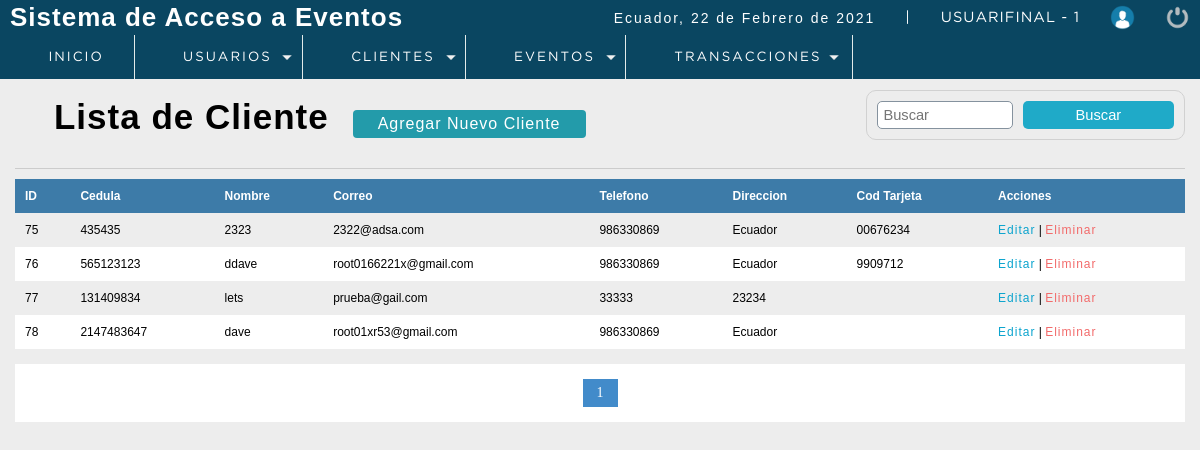
/P_seminarios/sistema/lista_clientes.php (signed in), run on an earlier commit of the app's database.
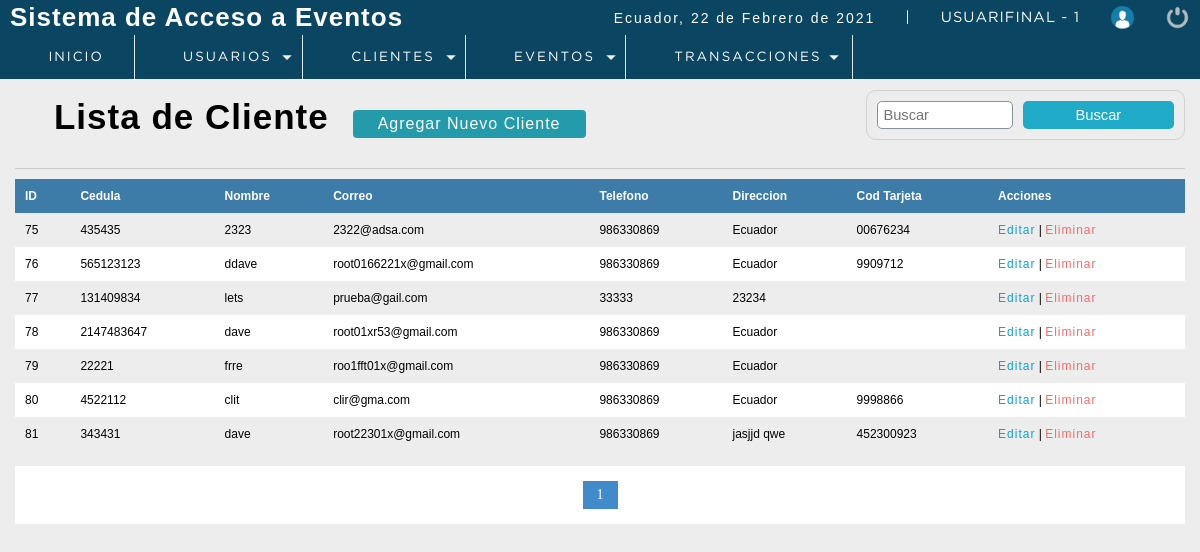
And on a later commit of the database.
### tables this page shows
CREATE TABLE `cliente` (
  `idcliente` int(11) NOT NULL,
  `cedula` int(11) DEFAULT NULL,
  `nombre` varchar(80) DEFAULT NULL,
  `apellidos` varchar(80) NOT NULL,
  `Correo` varchar(80) DEFAULT NULL,
  `telefono` int(11) DEFAULT NULL,
  `direccion` text DEFAULT NULL,
  `dateAdd` datetime NOT NULL DEFAULT current_timestamp(),
  `usuario_id` int(11) NOT NULL,
  `status` int(11) NOT NULL DEFAULT 1,
  `cod_tarjeta` varchar(20) NOT NULL
);

### P_seminarios/sistema/includes/functions.php (called while the page is built, shortened)
<?php
	function fechaC(){
		$mes = array("","Enero",
					  "Febrero",
					  "Marzo",
					  "Abril",
					  "Mayo",
					  "Junio",
					  "Julio",
					  "Agosto",
					  "Septiembre",
					  "Octubre",
					  "Noviembre",
					  "Diciembre");
		return date('d')." de ". $mes[date('n')] . " de " . date('Y');
	}
 ?>

### P_seminarios/sistema/lista_clientes.php (the view, shortened to what this page needs)
<?php
 include "../conection.php";
?>
<!DOCTYPE html>
<html lang="en">
<head>
	<?php include "includes/scripts.php"?>
</head>
<body>
 <?php include "includes/header.php"?>
	<section id="container">
		<h1><i class="fas fa-list-alt"></i> Lista de Cliente</h1>
        <a href="registro_cliente.php" class="btn_new">Agregar Nuevo Cliente</a>
    <form action="buscar_cliente.php" method="get" class="form_search">
        <input type="text" name="busqueda" id="busqueda" placeholder="Buscar">
        <input type="submit" value="Buscar" class="btn_search" >
    </form>
    <hr>
        <table>
            <tr>
                <th>ID</th>
                <th>Cedula</th>
                <th>Nombre</th>
                <th>Correo</th>
                <th>Telefono</th>
                <th>Direccion</th>
                <th>Cod Tarjeta</th>
                <th>Acciones</th>
            </tr>
            <?php
           $sql_registre = mysqli_query($conection,"SELECT COUNT(*) AS total_registro FROM cliente WHERE Status =1");
           $result_registre = mysqli_fetch_array($sql_registre);
           $total_resgistros = $result_registre['total_registro'];
           $por_pagina = 8;
           if (empty($_GET['pagina'])) {
               $pagina =1;
           }
           else {
               $pagina = $_GET['pagina'];
           }
           $desde = ($pagina - 1) * $por_pagina;
           $total_paginas = ceil($total_resgistros / $por_pagina);
           $query = mysqli_query($conection,"SELECT * FROM cliente  WHERE status = 1
                                                                    ORDER BY idcliente ASC LIMIT $desde, $por_pagina");
           $result = mysqli_num_rows($query);
           if ($result > 0) {
               while ($data = mysqli_fetch_array($query)) {
           ?>
            <tr>
                <td><?php echo $data["idcliente"];?></td>
                <td><?php echo $data["cedula"];?></td>
                <td><?php echo $data["nombre"];?></td>
                <td><?php echo $data["Correo"];?></td>
                <td><?php echo $data["telefono"];?></td>
                <td><?php echo $data["direccion"];?></td>
                <td><?php echo $data["cod_tarjeta"];?></td>
                <td>
                    <a class="link_edit" href="editar_cliente.php?id=<?php echo $data["idcliente"];?>">Editar</a>
                   <?php if ($_SESSION['rol']==1 || $_SESSION['rol']==2) {
                     ?>
                     |
                    <a class="link_delete" href="eliminar_cliente.php?id=<?php echo $data["idcliente"];?>">Eliminar</a>
                    <?php } ?>
                </td>
            </tr>
                <?php
               }
           }
            ?>
        </table>
        <div class="paginador">
                    <ul>
                    <?php
                    for ($i=1; $i <= $total_paginas; $i++) {
                        if ($i == $pagina) {
                            echo '<li class="pageSelected">'.$i.'</li>';
                        }
                        else {
                            echo '<li><a href="?pagina='.$i.'">'.$i.'</a></li>';
                        }
                    }
                    ?>
                    </ul>
                </div>
	</section>
</body>
</html>

### P_seminarios/sistema/includes/scripts.php (shortened to what this page needs)
<link rel="stylesheet" type="text/css" href="css/style.css">
<?php include "functions.php"?>

### P_seminarios/sistema/includes/header.php (shortened to what this page needs)
<header>
		<div class="header">
			<h1>Sistema de Acceso a Eventos</h1>
			<div class="optionsBar">
				<p>Ecuador, <?php echo fechaC();  ?></p>
				<span>|</span>
				<span class="user"><?php echo $_SESSION['user'].' - '.$_SESSION['rol'] ?></span>
				<img class="photouser" src="img/user.png" alt="Usuario">
				<a href="salir.php"><img class="close" src="img/salir.png" alt="Salir del sistema" title="Salir"></a>
			</div>
		</div>
    <?php  include "nav.php" ?>
</header>

### P_seminarios/sistema/includes/nav.php (shortened to what this page needs)
<nav>
			<ul>
				<li><a href="index.php"><i class="fas fa-laptop-house"></i> Inicio</a></li>
				<?php
					if ($_SESSION['rol'] == 1) {
				?>
				<li class="principal">
					<a href="#"><i class="fas fa-users"></i> Usuarios</a>
				</li>
				<?php }?>
				<li class="principal">
					<a href="#"><i class="far fa-address-card"></i> Clientes</a>
				</li>
				<li class="principal">
					<a href="#"> <i class="far fa-clock"></i> Eventos</a>
				</li>
				<li class="principal">
					<a href="#"><i class="far fa-calendar-check"></i> Transacciones</a>
				</li>
			</ul>
		</nav>

### P_seminarios/sistema/css/style.css (style rules this page uses)
* { margin: 0; padding: 0; box-sizing: border-box; }
body { background: #ededed; }
h1, h2, h3, h4, h5, h6 { font-family: 'arial'; font-weight: bold; letter-spacing: 1px; }
h1 { font-size: 26px; }
p { font-family: 'arial'; letter-spacing: 2px; font-size: 14px; line-height: 20px; }
a { text-decoration: none; font-family: arial; letter-spacing: 1px; }
span { font-family: 'GothamBook'; letter-spacing: 1px; font-size: 14px; line-height: 20px; }
header { position: fixed; width: 100%; }
.header { color: #FFF; background: #0a4661; height: 35px; display: -webkit-flex; display: -moz-flex; display: -ms-flex; display: -o-flex; display: flex; justify-content: space-between; align-items: center; padding: 10px; }
.optionsBar { display: -webkit-flex; display: -moz-flex; display: -ms-flex; display: -o-flex; display: flex; justify-content: center; align-items: center; }
.optionsBar span { color: #FFF; font-size: 11pt; font-family: 'GothamBook'; text-transform: uppercase; margin-left: 30px; }
.photouser { margin-left: 30px; width: 25px; height: 25px; }
.close { width: 25px; height: 25px; }
.optionsBar a { display: -webkit-flex; display: -moz-flex; display: -ms-flex; display: -o-flex; display: flex; margin-left: 30px; }
nav ul { background: #0a4661; list-style: none; display: -webkit-flex; display: -moz-flex; display: -ms-flex; display: -o-flex; display: flex; justify-content: left; align-items: center; }
nav ul > li a { position: relative; }
nav a { color: #FFF; display: block; font-size: 10pt; font-family: 'GothamBook'; padding: 15px 30px; text-transform: uppercase; letter-spacing: 2px; transition: background .5s; border-right: 1px solid #e3ebea; }
nav .principal > a { background: url(../img/arrow_bottom.png) no-repeat; background-position-x: 0%; background-position-y: 0%; background-size: auto auto; background-position: 94% center; background-size: 10px; }
#container { padding: 90px 15px 15px; }
hr { border: 0; background: #CCC; height: 1px; margin: 10px 0; display: block; }
form { border: 2px solid #78909C; border-radius: 2%; background: #FFF; margin: auto; padding: 20px 50px; border: 1px solid #d1d1d1; }
input,select { display: block; width: 100%; font-size: 11pt; padding: 5px; border: 1px solid #85929e; border-radius: 5px; }
#container h1 { font-size: 35px; display: inline-block; }
.btn_new { display: inline-block; background: #239baa; color: #FFF; padding: 5px 25px; border-radius: 4px; margin: 20px; }
table { border-collapse: collapse; font-size: 12px; font-family: 'arial'; width: 100%; }
table th { text-align: left; padding: 10px; background: #3d7ba8; color: #FFF; }
table tr:nth-child(odd) { background: #FFF; }
table td { padding: 10px; }
.link_edit { color: #0ca4ce; }
.link_delete { color: #f26b6b; }
.paginador ul { padding: 15px; list-style: none; background: #FFF; margin-top: 15px; display: -webkit-flex; display: -moz-flex; display: -ms-flex; display: -o-flex; display: flex; justify-content: center; }
.paginador a, .pageSelected { color: #428bca; border: 1px solid #ddd; padding: 5px; display: inline-block; font-size: 14px; text-align: center; width: 35px; }
.pageSelected { color: #FFF; background: #428bca; border: 1px solid #428bca; }
.form_search { display: -webkit-flex; display: -moz-flex; display: -ms-flex; display: -o-flex; display: flex; float: right; background: initial; padding: 10px; border-radius: 10px; }
.form_search .btn_search { background: #1faac8; color: #FFF; padding: 0 20px; border: 0; cursor: pointer; margin-left: 10px; }

What changed in the data, as far as the page shows it:
added cliente: idcliente "79", cedula "22221", nombre "frre", Correo "roo1fft01x@gmail.com", telefono "986330869", direccion "Ecuador"
added cliente: idcliente "80", cedula "4522112", nombre "clit", Correo "clir@gma.com", telefono "986330869", direccion "Ecuador", cod_tarjeta "9998866"
added cliente: idcliente "81", cedula "343431", nombre "dave", Correo "root22301x@gmail.com", telefono "986330869", direccion "jasjjd qwe", cod_tarjeta "452300923"
